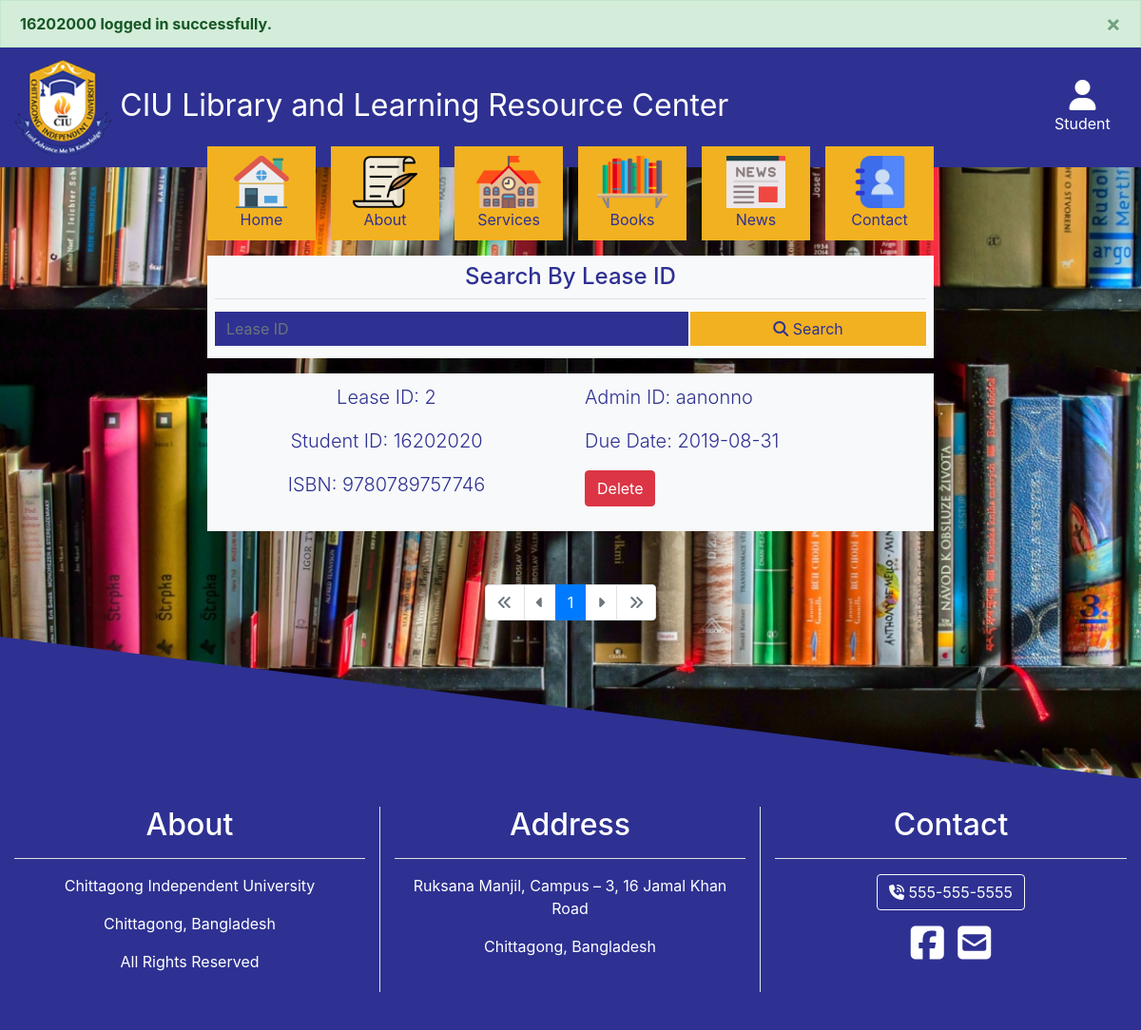
/view_leases.php?page=0 (signed in), run on the app's committed database.
### tables this page shows
CREATE TABLE `leasing` (
  `id` int(11) NOT NULL,
  `isbn` bigint(13) NOT NULL,
  `student_id` int(11) NOT NULL,
  `admin_id` varchar(60) NOT NULL,
  `issue_date` datetime NOT NULL DEFAULT CURRENT_TIMESTAMP,
  `due_date` date NOT NULL
);

### lib/Template.php (called while the page is built, shortened)
<?php
class Template{
    protected $template;
    public function __construct($template)
    {
        $this->template = $template;
    }
    public function __toString()
    {
        include basename($this->template);
        return ob_get_clean();
    }
}

### lib/Record.php (called while the page is built, shortened)
<?php
class Record
{
    private $db;
    public function __construct()
    {
        $this->db = new Database;
    }
    public function getLeases()
    {
        $query = "SELECT * FROM leasing";
        $this->db->query($query);
        try {
            $results = $this->db->resultSet();
        } catch (Exception $e) {
            die($e);
            $results = false;
        }
        return $results;
    }
}

### lib/Database.php (called while the page is built, shortened)
<?php
class Database
{
    private $host = DB_HOST;
    private $user = DB_USER;
    private $pass = DB_PASS;
    private $dbname = DB_NAME;
    private $dbHandler;
    private $statement;
    public function __construct()
    {
        $dsn = 'mysql:host=' . $this->host . ';dbname=' . $this->dbname;
        $options = array(
            PDO::ATTR_PERSISTENT => true,
            PDO::ATTR_ERRMODE => PDO::ERRMODE_EXCEPTION
        );
        try {
            $this->dbHandler = new PDO($dsn, $this->user, $this->pass, $options);
        } catch (PDOException $e) {
            $this->error = $e->getMessage();
            die($this->error);
        }
    }
    public function query($query)
    {
        $this->statement = $this->dbHandler->prepare($query);
    }
    public function bind($param, $value, $type = NULL)
    {
        if (is_null($type)) {
            switch (true) {
                default:
                    $type = PDO::PARAM_STR;
            }
        }
        $this->statement->bindValue($param, $value, $type);
    }
    public function execute(){
        return $this->statement->execute();
    }
    public function resultSet(){
        $this->execute();
        return $this->statement->fetchAll(PDO::FETCH_OBJ);
    }
}

### templates/view_leases_page.php (the view, shortened to what this page needs)
<!DOCTYPE html>
<html lang="en">
<head>
    <?php require_once "include/header_include.php"; ?>
</head>
<body>
    <?php echo displayMessage(); ?>
    <?php require_once "include/navbar.php"; ?>
    <div class="nav-window">
        <div class="container">
            <nav class="row">
                <?php require_once "include/nav_menu_cards.php"; ?>
                <div class="col-md-12 menuCardContainer">
                    <form class="bg-light p-2" style="color: #2E3192" method="get" action="view_leases.php" autocomplete="off">
                        <h4 style="text-align: center">Search By Lease ID</h4>
                        <hr class="m-0 mb-2">
                        <div class="form-row p-1">
                            <div class="col-sm-8 p-0">
                                <input type="text" name="id" placeholder="Lease ID" class="form-control search-text-input">
                            </div>
                            <div class="col-sm-4 p-0">
                                <button type="submit" class="btn search-button"><i class="fas fa-search"></i>
                                    <span class="search-btn-text">Search</span></button>
                            </div>
                        </div>
                    </form>
                </div>
                <?php
                $loopStart = $page * 10;
                $resultsSize = count($results);
                if ($resultsSize < (10 + $page * 10)) {
                    $loopEnd = $resultsSize;
                } else {
                    $loopEnd = $loopStart + 10;
                }
                for ($i = $loopStart; $i < $loopEnd; $i++) : ?>
                <div class="col-12 menuCardContainer">
                    <div class="menu-card bg-light hvr-grow">
                        <div class="row">
                            <div class="col-lg-6">
                                <p class="lead">Lease ID: <?php echo $results[$i]->id; ?></p>
                                <p class="lead">Student ID: <?php echo $results[$i]->student_id; ?></p>
                                <p class="lead">ISBN: <?php echo $results[$i]->isbn; ?></p>
                            </div>
                            <div class="col-lg-6 text-left">
                                <p class="lead">Admin ID: <?php echo $results[$i]->admin_id; ?></p>
                                <p class="lead">Due Date: <?php echo $results[$i]->due_date; ?></p>
                                <p class="text-left">
                                    <a href="<?php echo 'view_leases.php?id=' . $results[$i]->id . '&delete=true'; ?>" class="btn btn-danger">
                                        Delete
                                    </a>
                                </p>
                            </div>
                        </div>
                    </div>
                </div>
                <?php endfor; ?>
            </nav>
            <nav aria-label="Page navigation example" class="mt-5">
                <ul class="pagination justify-content-center">
                    <li class="page-item <?php echo ($page > 0) ? '' : 'disabled'; ?>">
                        <a class="page-link" href="view_leases.php?page=<?php echo 0; ?>">
                            <i class="fas fa-angle-double-left"></i>
                        </a>
                    </li>
                    <li class="page-item <?php echo ($page > 0) ? '' : 'disabled'; ?>">
                        <a class="page-link" href="view_leases.php?page=<?php echo $page - 1; ?>">
                            <i class="fas fa-caret-left"></i>
                        </a>
                    </li>
                    <li class="page-item active">
                        <a class="page-link" href="#">
                            <?php echo $page + 1; ?>
                        </a>
                    </li>
                    <li class="page-item <?php echo (count($results) > ($page * 10) + 10) ? '' : 'disabled'; ?>">
                        <a class="page-link" href="view_leases.php?page=<?php echo $page + 1; ?>">
                            <i class="fas fa-caret-right"></i>
                        </a>
                    </li>
                    <li class="page-item  <?php echo (count($results) > ($page * 10) + 10) ? '' : 'disabled'; ?>">
                        <a class="page-link" href="view_leases.php?page=<?php echo $lastPage; ?>">
                            <i class="fas fa-angle-double-right"></i>
                        </a>
                    </li>
                </ul>
            </nav>
        </div>
        <?php require_once "include/footer_include.php"; ?>
    </div>
</body>

### css/main.css (style rules this page uses)
nav { z-index: 1; }
.nav-window { margin-top: -30px; text-align: center; background-image: url('../img/bookcase.jpg'); background-position: center center; background-repeat: no-repeat; background-size: cover; background-attachment: fixed; }
.menu-card { display: inline-block; background-color: #F2B121; color: #2E3192; text-align: center; padding: 10px; text-align: center; position: relative; z-index: 10; width: 100%; }
.menuCardContainer { padding: 10px; }
.container { display: inline-block; width: 65vw; }
.search-text-input { background-color: #2E3192; color: white; border: 1px solid white; border-radius: 0px; }
.search-button { width: 100%; margin: 0px; background-color: #F2B121; border: 1px solid white; border-radius: 0px; color: #2E3192; }
@media only screen and (max-width: 1200px) { .menuCardContainer { padding: 8px; } }
.hvr-grow { display: inline-block; vertical-align: middle; -webkit-transform: perspective(1px) translateZ(0); transform: perspective(1px) translateZ(0); box-shadow: 0 0 1px rgba(0, 0, 0, 0); -webkit-transition-duration: 0.3s; transition-duration: 0.3s; -webkit-transition-property: transform; transition-property: transform; }

### data on the page
leasing: id "2", student "16202020", isbn "9780789757746", admin "aanonno", due_date "2019-08-31"

### other printed values
$message "16202000 logged in successfully."
$page + 1 "1"
